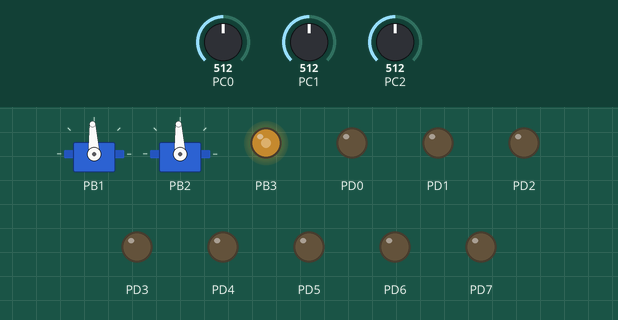
Recording of a program running on a simulated ATmega328P, built with avr-gcc and emulated at 16 MHz. Shown: 2 × servo, output pins drawn as LEDs (lit = HIGH). The inputs (shaded band) are chosen by the test bench; at power-on: PC0 = 512, PC1 = 512, PC2 = 512. Servo pulses on a pin are drawn as a servo (544–2400 µs = 0–180°); pins used as bus, display or sensor lines are not drawn.

Above: at 1.2 s.
1.3 s: PC0 set to 716
At 2.2 s:
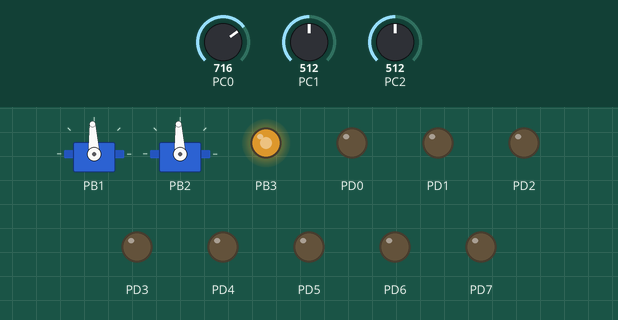
2.8 s: PC1 set to 716
At 4.0 s:
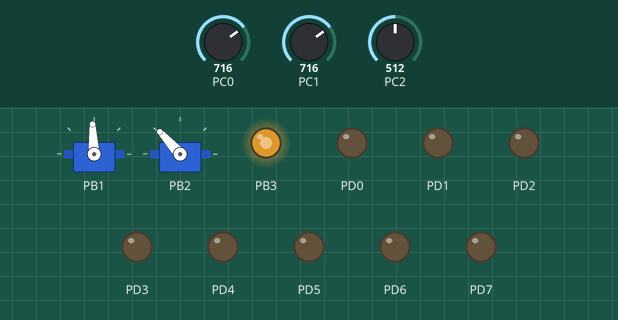
4.3 s: PC2 set to 716
At 5.2 s:
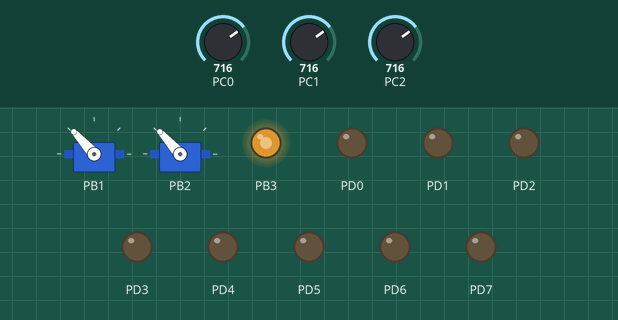
5.8 s: PC0 set to 900
At 6.8 s:
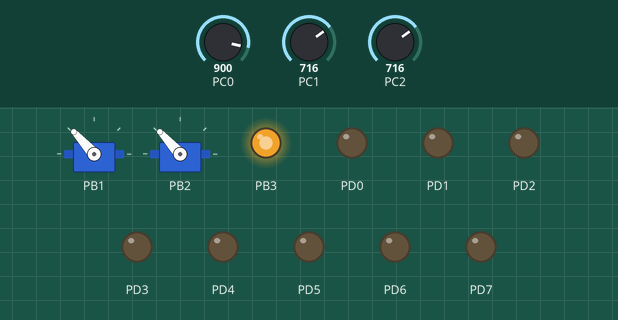
7.3 s: PC1 set to 900
At 8.5 s:
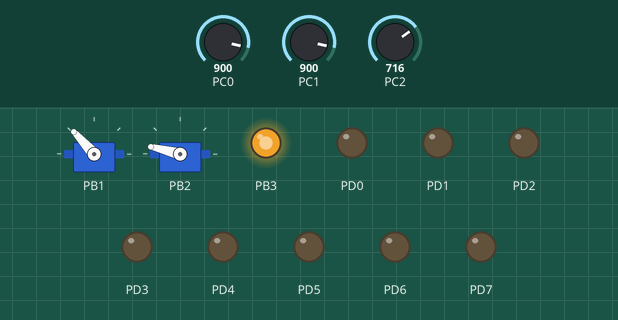
8.8 s: PC2 set to 900
At 9.8 s:
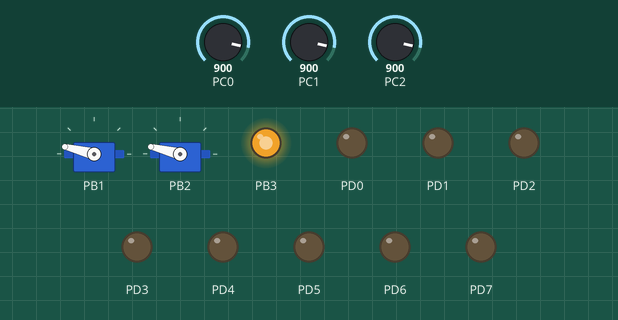
Timing chart, 0 to 11.3 s (numbered marks = the images above; inputs shaded):
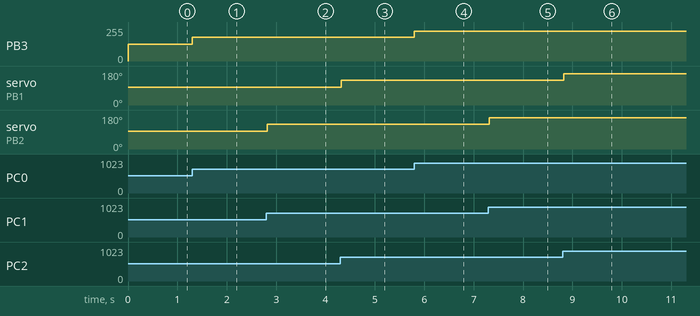

The program:

main.c
```c
/*
 * Laboratorio5 - 231306.c
 *
 * Created: 4/9/2025 10:14:54 AM
 * Author : Rodrigo Rozotto
 */

#define F_CPU 16000000UL
#include <avr/io.h>
#include <util/delay.h>
#include <avr/interrupt.h>
#include "LibreriaServo.h"

uint16_t LeerADC(uint8_t Pin)
{
	ADMUX = (ADMUX & 0xF0) | (Pin & 0x0F);
	ADCSRA |= (1 << ADSC);
	while (ADCSRA & (1 << ADSC));
	return ADC;
}

void Setup(void)
{
	cli();
	DDRD    = 0xFF;
	PORTD   = 0x00;

	DDRB |= (1 << DDB3);

	ADMUX = (1 << REFS0) | (1 << MUX1); // 5v como ref y A2 como entrada del ADC
	ADCSRA = (1 << ADEN) | (1 << ADPS2) | (1 << ADPS1) | (1 << ADPS0); // Prescaler 128

	TCCR2A = (1 << COM2A1) | (1 << WGM21) | (1 << WGM20); // Modo Fast PWM
	TCCR2B = (1 << CS21);  // Prescaler de 8
	OCR2A = 0;  // Inicializar ciclo de trabajo a 0 (apagado)

	sei();
}

int main(void)
{
	uint16_t adcValue, adcValue2, adcValue3, Grados, Grados2, brilloLED;
	Setup();
	IniciarServo();

	//void loop
	while (1)
	{
		adcValue = LeerADC(2); // A2
		adcValue2 = LeerADC(1); // A1
		adcValue3 = LeerADC(0); // A0

		Grados = ((uint32_t)adcValue * 4000) / 1023 + 1000;
		Grados2 = ((uint32_t)adcValue2 * 4000) / 1023 + 1000;
		brilloLED = ((uint32_t)adcValue3 * 255UL) / 1023;
		//brilloLED = (brilloLED * 64) / 8;  // Ajuste proporcional al cambio de prescaler


		AsignarValor2(Grados2);
		//_delay_ms(20);
		AsignarValor(Grados);
		//_delay_ms(20);
		OCR2A = (uint8_t)brilloLED;
		//PWM_Software(brilloLED); // Simula el PWM manualmente
	}
}
```

LibreriaServo.c
```c
#include <avr/io.h>
#include "LibreriaServo.h"
#define F_CPU 16000000UL

void IniciarServo(void)//Funcion para configurar el PWM que manejara al servo
{
	// Se configura el pin PB1 para el servo
	DDRB |= (1 << PB1) | (1 << PB2);

	DDRD |= (1 << PD7);

	// Se configura el Timer1 en modo Fast PWM
	TCCR1A = (1 << COM1A1) | (1 << COM1B1) | (1 << WGM11); // Se configura OC1A y el modo PWM
	TCCR1B = (1 << WGM13) | (1 << WGM12) | (1 << CS11); // Modo Fast con prescaler 8

	ICR1 = 40000;  // Valor maximo para que el ciclo sea de 20ms (especifico para el servo)
	OCR1A = SerBottom;
	OCR1B = SerBottom;
}

void AsignarValor(uint16_t Grados)
{
	if (Grados < SerBottom){
		Grados = SerBottom;
	}

	if (Grados > SerTop){
		Grados = SerTop;
	}

	OCR1A = Grados;
}

void AsignarValor2(uint16_t Grados2)
{
	if (Grados2 < SerBottom) Grados2 = SerBottom;
	if (Grados2 > SerTop) Grados2 = SerTop;
	OCR1B = Grados2;
}
```

LibreriaServo.h
```c
#ifndef LibreriaServo
#define LibreriaServo
#include <stdint.h>

// **Definición de los valores de pulso para el servo (1ms a 2.5ms)**
#define SerBottom 1000   // Pulso mínimo (1ms)
#define SerTop 5000   // Pulso máximo (2.5ms)
void IniciarServo(void);	// Función para inicializar el servo
void AsignarValor(uint16_t Grados); // Función para ajustar el ciclo de trabajo del servo
void AsignarValor2(uint16_t Grados2);


#endif
```

Measured:
- after the input at 1.3 s, PB3: 127/255 → 178/255 at once
- after the input at 2.8 s, servo on PB2: 93° → 132° at once
- after the input at 4.3 s, servo on PB1: 93° → 132° at once
- after the input at 5.8 s, PB3: 178/255 → 224/255 at once
- after the input at 7.3 s, servo on PB2: 132° → 166° at once
- after the input at 8.8 s, servo on PB1: 132° → 166° at once
